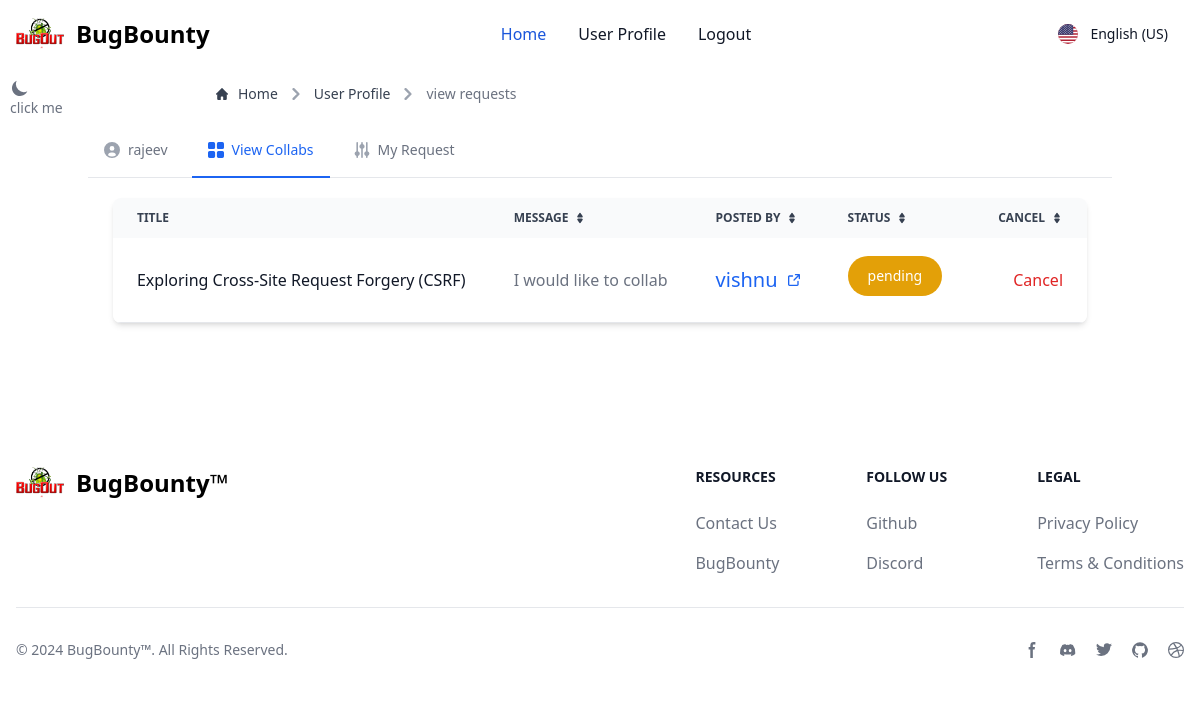
Page /mycollabs (signed in) on the committed database.
### app/models.py (models this page shows)
class collaborate(models.Model):
    post = models.ForeignKey(Posts, on_delete=models.CASCADE)
    user = models.ForeignKey(User, on_delete=models.CASCADE)
    description = models.TextField()
    status = models.CharField(max_length=50, default="pending")

class Posts(models.Model):
    title = models.CharField(max_length=150)
    description = models.TextField()
    tags = models.CharField(max_length=150, null=True, blank=True)
    user = models.ForeignKey(User, on_delete=models.CASCADE)
    date = models.DateField(auto_now=True)

### app/views.py (the view)
# urls.py: path('mycollabs', myCollabs, name='mycollabs'),
@login_required(login_url='/login')
def myCollabs(request):
    try:
        query = collaborate.objects.filter(user=request.user)
        return render(request, 'viewmycollab.html', {"query": query})
    except Exception as e:
        print(e)
        return redirect(page404)

### app/templates/viewmycollab.html (shortened to what this page needs)
{% extends 'viewcollabrequests.html' %}
{% block colabs %}
<div class="relative overflow-x-auto shadow-md sm:rounded-lg">
    {% if query|length != 0 %}
    <table class="w-full text-sm text-left rtl:text-right text-gray-500 dark:text-gray-400">
        <thead class="text-xs text-gray-700 uppercase bg-gray-50 dark:bg-gray-700 dark:text-gray-400">
            <tr>
                <th scope="col" class="px-6 py-3">
                    Title
                </th>
                <th scope="col" class="px-6 py-3">
                    <div class="flex items-center">
                        Message
                        <a href="#"></a>
                    </div>
                </th>
                <th scope="col" class="px-6 py-3">
                    <div class="flex items-center">
                        Posted By
                        <a href="#"></a>
                    </div>
                </th>
                <th scope="col" class="px-6 py-3">
                    <div class="flex items-center">
                        Status
                        <a href="#"></a>
                    </div>
                </th>
                <th scope="col" class="px-6 py-3">
                    <div class="flex items-center">
                        Cancel
                        <a href="#"></a>
                    </div>
                </th>
            </tr>
        </thead>
        <tbody>
            {% for val in query %}
            <tr class="bg-white border-b dark:bg-gray-800 dark:border-gray-700 md:text-base text-xs">
                <th scope="row" class="px-6 py-4 font-medium text-gray-900 whitespace-nowrap dark:text-white">
                    {{val.post.title}}
                </th>
                <td class="px-6 py-4">
                    {{val.description}}
                </td>
                <td class="px-6 py-4">
                    <a href="{% url "publicprofile" val.post.user %}" class="inline-flex font-medium items-center text-blue-600 hover:underline pt-3 pb-3 text-xl">
                        {{val.post.user}}
                     </a>
                </td>
                <td class="px-6 py-4">
                    {% if val.status == "pending" %}
                    <button type="button" class="text-white bg-yellow-400 hover:bg-yellow-500 focus:outline-none focus:ring-4 focus:ring-yellow-300 font-medium rounded-full text-sm px-5 py-2.5 text-center me-2 mb-2 dark:focus:ring-yellow-900">{{val.status}}</button>
                    {% elif val.status == "cancled" %}
                    <button type="button" class="text-white bg-red-700 hover:bg-red-800 focus:outline-none focus:ring-4 focus:ring-red-300 font-medium rounded-full text-sm px-5 py-2.5 text-center me-2 mb-2 dark:bg-red-600 dark:hover:bg-red-700 dark:focus:ring-red-900">{{val.status}}</button>
                    {% else %}
                    <button type="button" class="text-white bg-green-700 hover:bg-green-800 focus:outline-none focus:ring-4 focus:ring-green-300 font-medium rounded-full text-sm px-5 py-2.5 text-center me-2 mb-2 dark:bg-green-600 dark:hover:bg-green-700 dark:focus:ring-green-800">{{val.status}}</button>
                    {% endif %}
                </td>
                <td class="px-6 py-4 text-right">
                    {% if val.status != "accepted" %}
                    <a href="{% url "deleetcollabs" val.id %}" class="font-medium text-red-600 dark:text-red-500 hover:underline">Cancel</a>
                    {% else %}
                   <a class="font-medium text-blue-600 dark:text-blue-500 hover:underline"> No cancellation After Accepted Collabs</a>
                    {% endif %}
                </td>
            </tr>
            {% endfor %}
        </tbody>
    </table>
            {% endif %}
</div>
{% endblock colabs %}

### app/templates/viewcollabrequests.html (shortened to what this page needs)
{% extends 'base.html' %}
{% block content %}
<div class="mx-14 md:mx-32">
    <nav class="flex" aria-label="Breadcrumb">
        <ol class="inline-flex items-center space-x-1 md:space-x-2 rtl:space-x-reverse">
          <li class="inline-flex items-center">
            <a href="{% url "index" %}" class="inline-flex items-center text-sm font-medium text-gray-700 hover:text-blue-600 dark:text-gray-400 dark:hover:text-white">
              Home
            </a>
          </li>
          <li>
            <div class="flex items-center">
              <svg class="rtl:rotate-180 w-3 h-3 text-gray-400 mx-1" aria-hidden="true" xmlns="http://www.w3.org/2000/svg" fill="none" viewBox="0 0 6 10">
                <path stroke="currentColor" stroke-linecap="round" stroke-linejoin="round" stroke-width="2" d="m1 9 4-4-4-4"/>
              </svg>
              <a href="{% url "userprofile" %}" class="ms-1 text-sm font-medium text-gray-700 hover:text-blue-600 md:ms-2 dark:text-gray-400 dark:hover:text-white">User Profile</a>
            </div>
          </li>
          <li aria-current="page">
            <div class="flex items-center">
              <svg class="rtl:rotate-180 w-3 h-3 text-gray-400 mx-1" aria-hidden="true" xmlns="http://www.w3.org/2000/svg" fill="none" viewBox="0 0 6 10">
                <path stroke="currentColor" stroke-linecap="round" stroke-linejoin="round" stroke-width="2" d="m1 9 4-4-4-4"/>
              </svg>
              <span class="ms-1 text-sm font-medium text-gray-500 md:ms-2 dark:text-gray-400">view requests</span>
            </div>
          </li>
        </ol>
      </nav>
    </div>
    <div class="border-b border-gray-200 dark:border-gray-700 mt-5 mb-3">
      <ul class="flex   flex-wrap -mb-px text-sm font-medium text-center text-gray-500 dark:text-gray-400 ">
          <li class="me-2">
              <a href="#" class="inline-flex items-center justify-center p-4 border-b-2 border-transparent rounded-t-lg hover:text-gray-600 hover:border-gray-300 dark:hover:text-gray-300 group ">
                  {{request.user}}
              </a>
          </li>
          <li class="me-2">
              <a href="{% url "viewcollabs" %}" class="inline-flex items-center justify-center p-4 text-blue-600 border-b-2 border-blue-600 rounded-t-lg  dark:text-blue-500 dark:border-blue-500 group" aria-current="page">
                  View Collabs
              </a>
          </li>
          <li class="me-2">
              <a href="{% url "mycollabs" %}" class="inline-flex items-center justify-center p-4 border-b-2 border-transparent rounded-t-lg hover:text-gray-600 hover:border-gray-300 dark:hover:text-gray-300 group">
                  My Request
              </a>
          </li>
      </ul>
  </div>
    <div class="flex flex-col justify-center items-center gap-3 mt-5 mb-5">
  {% block colabs %}{% endblock colabs %}
    </div>
{% endblock content %}

### rows in the picture
collaborate: post "Exploring Cross-Site Request Forgery (CSRF)", description "I would like to collab", post.user "vishnu", status "pending", shows "Cancel"

### other values in the picture
{{ request.user }} "rajeev"
